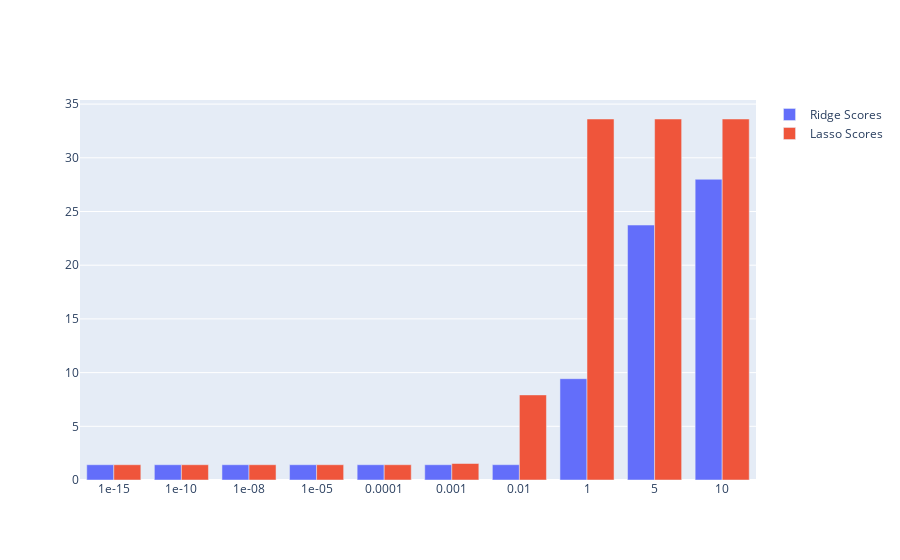

Here is the notebook cell this chart was saved with:
### Code cell
fig = go.Figure() 

fig.add_trace(go.Bar(x = scores.alphas, y = scores.ridge_scores, name = 'Ridge Scores'))
fig.add_trace(go.Bar(x = scores.alphas, y = scores.lasso_scores, name = 'Lasso Scores') ) 

fig.show()

### Figure 1 — Plotly figure (JSON) as saved in the notebook; plotly's stock layout.template omitted (floating-point values rounded to 4 significant figures)
{"data": [{"name": "Ridge Scores", "type": "bar", "x": ["1e-15", "1e-10", "1e-08", "1e-05", "0.0001", "0.001", "0.01", "1", "5", "10"], "y": [1.422, 1.422, 1.422, 1.422, 1.422, 1.422, 1.425, 9.434, 23.74, 28.0]}, {"name": "Lasso Scores", "type": "bar", "x": ["1e-15", "1e-10", "1e-08", "1e-05", "0.0001", "0.001", "0.01", "1", "5", "10"], "y": [1.422, 1.422, 1.422, 1.422, 1.423, 1.536, 7.922, 33.61, 33.61, 33.61]}], "layout": {}}
